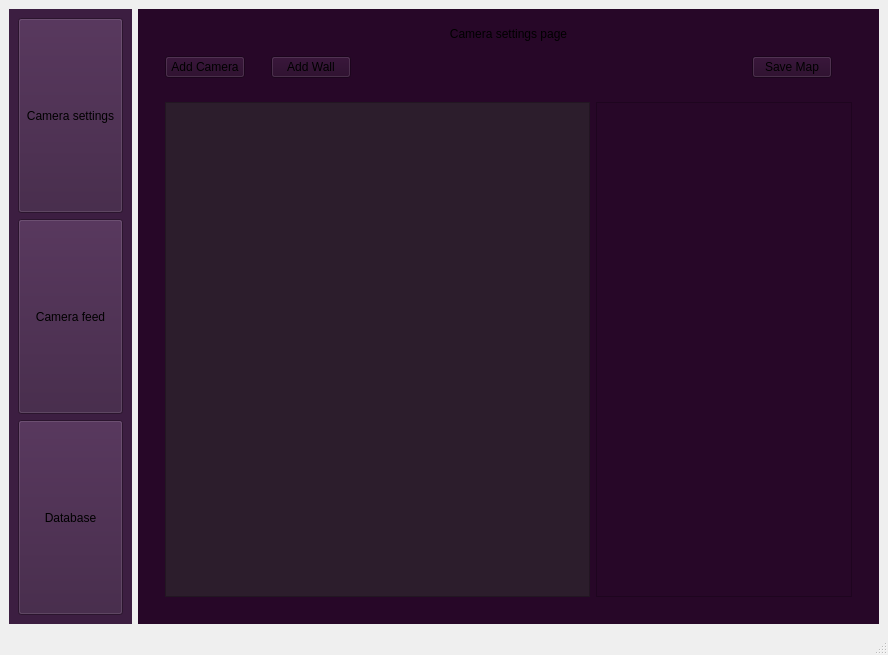
<?xml version="1.0" encoding="UTF-8"?>
<ui version="4.0">
 <class>MainWindow</class>
 <widget class="QMainWindow" name="MainWindow">
  <property name="geometry">
   <rect>
    <x>0</x>
    <y>0</y>
    <width>888</width>
    <height>655</height>
   </rect>
  </property>
  <property name="minimumSize">
   <size>
    <width>1</width>
    <height>0</height>
   </size>
  </property>
  <property name="windowTitle">
   <string>MainWindow</string>
  </property>
  <widget class="QWidget" name="centralwidget">
   <property name="autoFillBackground">
    <bool>true</bool>
   </property>
   <layout class="QHBoxLayout" name="horizontalLayout_2">
    <item>
     <widget class="QWidget" name="Menubar" native="true">
      <property name="sizePolicy">
       <sizepolicy hsizetype="Expanding" vsizetype="Preferred">
        <horstretch>1</horstretch>
        <verstretch>0</verstretch>
       </sizepolicy>
      </property>
      <property name="sizeIncrement">
       <size>
        <width>1</width>
        <height>0</height>
       </size>
      </property>
      <property name="styleSheet">
       <string notr="true">background-color:rgb(60, 30, 65)</string>
      </property>
      <layout class="QVBoxLayout" name="verticalLayout">
       <item>
        <widget class="QPushButton" name="cam_set_btn">
         <property name="sizePolicy">
          <sizepolicy hsizetype="Minimum" vsizetype="Expanding">
           <horstretch>0</horstretch>
           <verstretch>2</verstretch>
          </sizepolicy>
         </property>
         <property name="text">
          <string>Camera settings</string>
         </property>
        </widget>
       </item>
       <item>
        <widget class="QPushButton" name="cam_feed_btn">
         <property name="sizePolicy">
          <sizepolicy hsizetype="Minimum" vsizetype="Expanding">
           <horstretch>0</horstretch>
           <verstretch>2</verstretch>
          </sizepolicy>
         </property>
         <property name="text">
          <string>Camera feed</string>
         </property>
        </widget>
       </item>
       <item>
        <widget class="QPushButton" name="db_btn">
         <property name="sizePolicy">
          <sizepolicy hsizetype="Minimum" vsizetype="Expanding">
           <horstretch>0</horstretch>
           <verstretch>2</verstretch>
          </sizepolicy>
         </property>
         <property name="text">
          <string>Database</string>
         </property>
        </widget>
       </item>
      </layout>
     </widget>
    </item>
    <item>
     <widget class="QWidget" name="Content" native="true">
      <property name="sizePolicy">
       <sizepolicy hsizetype="Expanding" vsizetype="Preferred">
        <horstretch>6</horstretch>
        <verstretch>0</verstretch>
       </sizepolicy>
      </property>
      <property name="sizeIncrement">
       <size>
        <width>100</width>
        <height>0</height>
       </size>
      </property>
      <property name="styleSheet">
       <string notr="true">background-color: rgb(39, 7, 40);</string>
      </property>
      <layout class="QHBoxLayout" name="horizontalLayout">
       <item>
        <widget class="QStackedWidget" name="Content_stack">
         <property name="currentIndex">
          <number>0</number>
         </property>
         <widget class="QWidget" name="cam_settings_page">
          <layout class="QVBoxLayout" name="verticalLayout_2">
           <item>
            <widget class="QLabel" name="label_2">
             <property name="text">
              <string>Camera settings page</string>
             </property>
             <property name="alignment">
              <set>Qt::AlignmentFlag::AlignCenter</set>
             </property>
            </widget>
           </item>
           <item>
            <widget class="QWidget" name="widget" native="true">
             <property name="minimumSize">
              <size>
               <width>0</width>
               <height>10</height>
              </size>
             </property>
             <layout class="QHBoxLayout" name="horizontalLayout_5">
              <item>
               <widget class="QPushButton" name="add_camera_btn">
                <property name="text">
                 <string>Add Camera</string>
                </property>
               </widget>
              </item>
              <item>
               <spacer name="horizontalSpacer_2">
                <property name="orientation">
                 <enum>Qt::Orientation::Horizontal</enum>
                </property>
                <property name="sizeType">
                 <enum>QSizePolicy::Policy::Minimum</enum>
                </property>
                <property name="sizeHint" stdset="0">
                 <size>
                  <width>20</width>
                  <height>20</height>
                 </size>
                </property>
               </spacer>
              </item>
              <item>
               <widget class="QPushButton" name="add_wall_btn">
                <property name="text">
                 <string>Add Wall</string>
                </property>
               </widget>
              </item>
              <item>
               <spacer name="horizontalSpacer_3">
                <property name="orientation">
                 <enum>Qt::Orientation::Horizontal</enum>
                </property>
                <property name="sizeHint" stdset="0">
                 <size>
                  <width>100</width>
                  <height>20</height>
                 </size>
                </property>
               </spacer>
              </item>
              <item>
               <widget class="QPushButton" name="save_map_btn">
                <property name="sizePolicy">
                 <sizepolicy hsizetype="Minimum" vsizetype="Fixed">
                  <horstretch>0</horstretch>
                  <verstretch>0</verstretch>
                 </sizepolicy>
                </property>
                <property name="text">
                 <string>Save Map</string>
                </property>
               </widget>
              </item>
              <item>
               <spacer name="horizontalSpacer">
                <property name="orientation">
                 <enum>Qt::Orientation::Horizontal</enum>
                </property>
                <property name="sizeType">
                 <enum>QSizePolicy::Policy::Fixed</enum>
                </property>
                <property name="sizeHint" stdset="0">
                 <size>
                  <width>20</width>
                  <height>20</height>
                 </size>
                </property>
               </spacer>
              </item>
             </layout>
            </widget>
           </item>
           <item>
            <widget class="QWidget" name="widget_2" native="true">
             <layout class="QHBoxLayout" name="horizontalLayout_7">
              <item>
               <widget class="QGraphicsView" name="drag_area">
                <property name="sizePolicy">
                 <sizepolicy hsizetype="Expanding" vsizetype="Expanding">
                  <horstretch>5</horstretch>
                  <verstretch>0</verstretch>
                 </sizepolicy>
                </property>
                <property name="styleSheet">
                 <string notr="true">background-color: rgb(44, 29, 44);
border-color: rgb(34, 34, 34);</string>
                </property>
               </widget>
              </item>
              <item>
               <widget class="QListWidget" name="cam_list">
                <property name="sizePolicy">
                 <sizepolicy hsizetype="MinimumExpanding" vsizetype="Expanding">
                  <horstretch>1</horstretch>
                  <verstretch>0</verstretch>
                 </sizepolicy>
                </property>
                <property name="minimumSize">
                 <size>
                  <width>0</width>
                  <height>0</height>
                 </size>
                </property>
               </widget>
              </item>
             </layout>
            </widget>
           </item>
          </layout>
         </widget>
         <widget class="QWidget" name="cam_feed_page">
          <layout class="QHBoxLayout" name="horizontalLayout_4">
           <item>
            <widget class="QLabel" name="label_3">
             <property name="text">
              <string>Cam Feed page</string>
             </property>
            </widget>
           </item>
          </layout>
         </widget>
         <widget class="QWidget" name="database_page">
          <layout class="QHBoxLayout" name="horizontalLayout_3">
           <item>
            <widget class="QLabel" name="label_4">
             <property name="text">
              <string>Database</string>
             </property>
            </widget>
           </item>
          </layout>
         </widget>
        </widget>
       </item>
      </layout>
     </widget>
    </item>
   </layout>
  </widget>
  <widget class="QStatusBar" name="statusbar"/>
 </widget>
 <resources>
  <include location="../resources.qrc"/>
 </resources>
 <connections>
  <connection>
   <sender>cam_set_btn</sender>
   <signal>pressed()</signal>
   <receiver>Content_stack</receiver>
   <slot>lower()</slot>
   <hints>
    <hint type="sourcelabel">
     <x>77</x>
     <y>268</y>
    </hint>
    <hint type="destinationlabel">
     <x>425</x>
     <y>302</y>
    </hint>
   </hints>
  </connection>
 </connections>
</ui>
